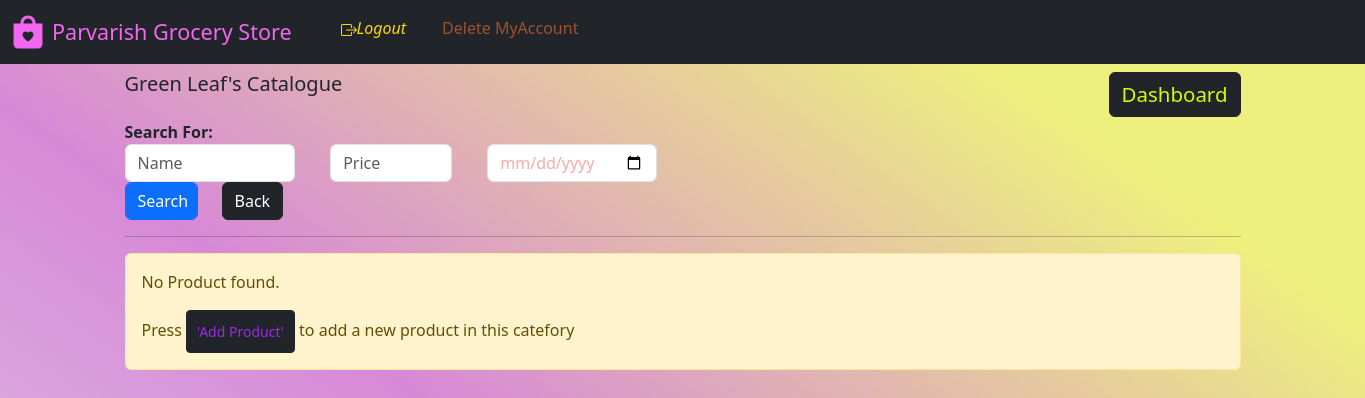
Before: /manager_dash/category_catalog/1 (signed in) with the older database file.
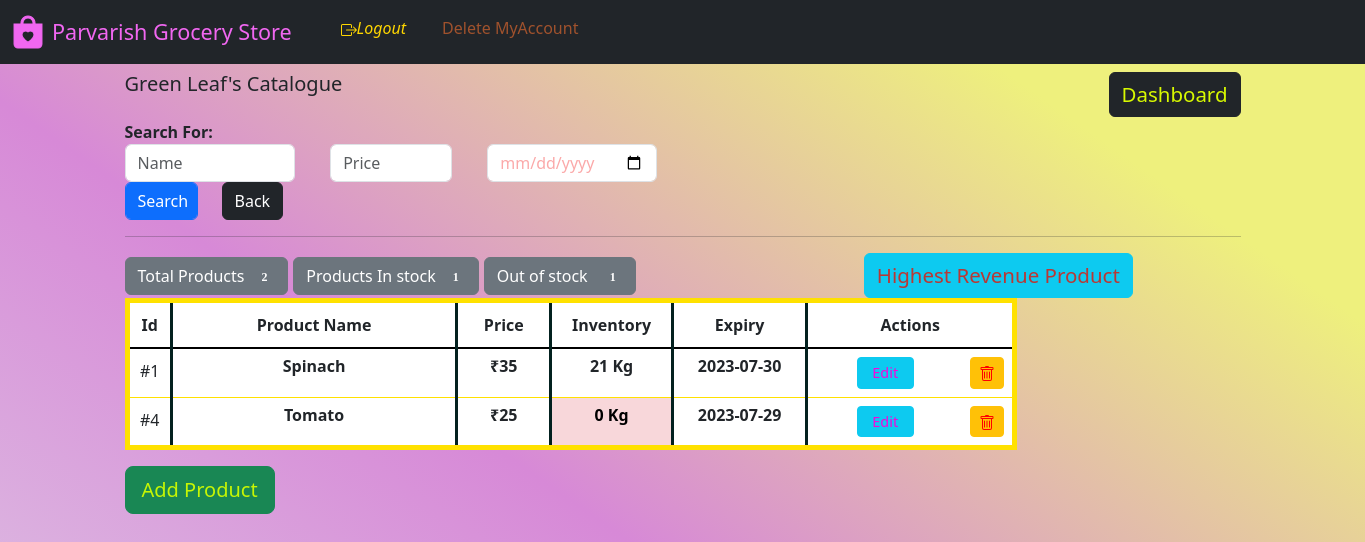
After: the same page with the newer database file.
### website/model.py (models this page shows)
class Category(db.Model):
    category_Name = db.Column(db.String(), nullable=False, unique=True)
    category_Id = db.Column(db.Integer(), primary_key=True)
    description = db.Column(db.String())
    managedBy_Id = db.Column(db.Integer(), db.ForeignKey('store.id'))
    catalog = db.relationship('Product', backref='parent')

class Product(db.Model):
    product_id = db.Column(db.Integer(), primary_key=True)
    product_Name = db.Column(db.String(), nullable=False)
    metric_Unit = db.Column(db.String(), nullable=False)
    rate = db.Column(db.Integer(), nullable=False)
    rate_perUnit = db.Column(db.String(), nullable=False)
    stock = db.Column(db.Integer(), nullable=False)
    expiredBy = db.Column(db.String(), nullable=False)
    category_Id = db.Column(db.String(), db.ForeignKey('category.category_Id'))

### website/views.py (the view, shortened to what this page needs)
@login_required
@Views.route('/manager_dash/category_catalog/<int:id>', methods=["GET", "POST"])
def Category_catalog(id):
    manager_id = session['id']
    manager = Store.query.get(manager_id)
    category = Category.query.get(id)
    products = category.catalog
    produce = Product.query.filter(Product.category_Id == id).all()
    m = 0
    for pro in produce:
        if pro.stock > 0:
            m += 1
    if os.path.isfile('website/static/BestProduct.png'):
        os.remove('website/static/BestProduct.png')
    pd_3(category.category_Name)
    return render_template('category_catalog.html', name=category.category_Name, category_id=category.category_Id, products=products, product_instock=m)

### website/auth.py (called while the page is built)
@App.login_manager.user_loader
def load_customer(id):
    if id is not None:
        return Customer.query.get(int(id))
    return None

### website/templates/category_catalog.html (shortened to what this page needs)
{% extends "base.html" %} {% block title %}Added Products{% endblock %}{% block
logout %}
<span
              id="logout"
              style="display: block inline-block; width: 600px"
            >
              <span style="margin: auto"
                ><i
                  ><a
                    class="nav-item nav-link"
                    style="float: left; color: rgb(255, 215, 0)"
                    href="/logout"
                    style="display: block; width: 10%; margin-left: 0px"
                    >Logout</a
                  ></i
                ></span
              ><span style="margin: auto"
                ><a
                  class="nav-item nav-link"
                  style="
                    float: left;
                    color: rgb(160, 82, 45);
                    width: 60%;
                    margin-left: 20px;
                  "
                  href="/delete_account/{{id}}"
                  onclick="return confirm('Are you sure you want to delete the account?');"
                  >Delete MyAccount</a
                ></span
              ></span
            >
{% endblock %} {% block content %}<section>
<h5>
  <span style="float: left">{{ name }}'s Catalogue </span>
</h5><h6>
  <span style="float: right"
    ><a class="btn btn-dark" style="color: rgb(216, 249, 1); font-size: 1.5vw;text-decoration: none;" href="{{ url_for('views.Dash_manager') }}">Dashboard</a></span
  >
</h6><br></br>
<div class="col-6">
  <div class="col-2" ><strong>Search For: </strong></div>
  <form action="{{ url_for('views.Category_catalog',id=category_id) }}" method="POST" autocomplete="off">
    <div class="row">
      <div class="col-4">
        <input type="text" class="form-control" value="" name="search" id="search" placeholder="Name" />
      </div>
      <div class="col-3" style="margin-left:2%">
        <input type="text" class="form-control" value="" name="search2" placeholder="Price" />
      </div>
      <div class="col-4" style="margin-left:2%">
        <input type="date" style="color:rgb(251, 169, 169);" value=""class="form-control" name="date" id="date" placeholder="Expiry" />
      </div>
      <div class="col-2" align="left">
        <input type="submit" class="form-control btn btn-primary" value="Search"  />
      </div>
      <div class="col-3" align="left"><button type="submit" class="btn btn-dark" formaction="{{ url_for('views.Category_catalog',id=category_id) }}">
        Back </button>
      </div>
    </form>
    </div>
  </div>
<hr /></section>
<section>
{% if products|length == 0 %}
  <div class="alert alert-warning" role="alert">
    <p>No Product found.</p>
    Press
    <a class="btn btn-dark btn-sm"
      href="/manager_dash/category_create/{{ category_id }}"
      class="alert-link"
      style="
        color: rgb(153, 43, 226);
          padding: 10px 10px; text-decoration: none;
      "
      >'Add Product'</a
    >
    to add a new product in this catefory
  </div>
  {% else %}
  <div><span>
  <button type="button" STYLE="font-family:'Verdana',margin-left = 5px;"class="btn btn-secondary">
    Total Products <span STYLE="font-family:'Verdana';margin-left :5px;" class="badge badge-light">{{ products|length }}</span>
  </button></span><span STYLE="margin-left: 5px;"><button type="button" STYLE="font-family:'Verdana',margin-left = 5px;"class="btn btn-secondary">
    Products In stock <span STYLE="font-family:'Verdana';margin-left : 5px;" class="badge badge-light">{{ product_instock }}</span>
  </button></span>
  <span><button type="button" STYLE="font-family:'Verdana',margin-left = 5px;"class="btn btn-secondary">
    Out of stock <span STYLE="font-family:'Verdana';margin-left : 10px" class="badge badge-light">{{ products|length - product_instock }}</span>
  </button></span>
  <button type="button" class="btn btn-info" style="margin-left: 20%;color: rgba(227, 21, 7, 0.809); font-size: 1.5vw;text-decoration: none;" data-toggle="modal" data-target="#exampleModalCenter3">
    Highest Revenue Product
  </button>
  </span></div>
  <table
  class="table table-hover"
    style="
      border: 5px solid rgb(255, 225, 0);
      width: 80%;
    "
  ><thead class="thead-dark">
    <tr align="center" style="border-bottom: 2px solid black">
      <th
        style="
          padding: 10px 10px;
          width: 5%;
          border-right: 3px solid rgb(3, 33, 31);
        "
      >
        Id
      </th>
      <th
        style="
          border-right: 3px solid rgb(3, 33, 31);
          padding: 10px 10px;
          width: 35%;
        "
      >
        Product Name
      </th>
      <th
        style="
          border-right: 3px solid rgb(3, 33, 31);
          padding: 10px 10px;
          width: 11%;
        "
      >
        Price
      </th>
      <th
        style="
          border-right: 3px solid rgb(3, 33, 31);
          padding: 10px 10px;
          width: 14%;
        "
      >
        Inventory
      </th>
      <th
        style="
          border-right: 3px solid rgb(3, 33, 31);
          padding: 10px 10px;
          width: 16%;
        "
      >
        Expiry
      </th>
      <th style=" padding: 10px 10px; width: 35%" colspan="2">
        Actions
      </th>
    </tr></thead>
    {% for variety in products %}
    <tbody>
    <tr align="center" style="width: 100%">
      <td style="padding: 10px; border-right: 3px solid rgb(3, 33, 31)">
        #{{ variety.product_id }}
      </td>
      <td
        style=" padding: 5px; border-right: 3px solid rgb(3, 33, 31)"
      >
        <strong
          >{{ variety.product_Name }}
          </strong
        >
      </td>
      <td
        style=" padding: 5px; border-right: 3px solid rgb(3, 33, 31)"
      >
        <strong
          >&#8377;{{ variety.rate}}
          </strong
        >
      </td>
      {% if variety.stock == 0 %}
      <td class="table-danger"
        style=" padding: 5px; border-right: 3px solid rgb(3, 33, 31)"
      >
        <strong
          >{{ variety.stock }} {{ variety.metric_Unit }}
          </strong
        >
      </td>
      {% else %}
      <td
        style=" padding: 5px; border-right: 3px solid rgb(3, 33, 31)"
      >
        <strong
          >{{ variety.stock }} {{ variety.metric_Unit }}
          </strong
        >
      </td>
      {% endif %}
      <td
      style=" padding: 5px; border-right: 3px solid rgb(3, 33, 31)"
    >
      <strong
        >{{ variety.expiredBy }}
        </strong
      >
    </td>
      <td >
        <a class="btn btn-info btn-sm" style="width:41%;color:rgb(246, 5, 218);font-size: 0.9em"  href="/manager_dash/update_item/{{ variety.product_id }}"
          >Edit</a
        >
      </td>
      <td >
        <a class="btn btn-warning btn-sm"  onclick="return confirm('Are you sure to delete?')" style="width:100%; color: red;text-decoration: none;font-size: 0.9em"  href="/manager_dash/delete_product/{{ variety.product_id }}"></a>
      </td>
    </tr></tbody>
    {% endfor %}
  </table>
  <strong><a align=center class="btn btn-success btn-lg" style="color:rgb(198, 246, 4)" href="/manager_dash/category_create/{{ category_id }}" style="text-decoration: none;"
    >Add Product</a
  ></strong>
  <br></br>
  {% endif %}
</div></section>
{% endblock %}

### website/templates/base.html (shortened to what this page needs)
<!DOCTYPE html>
<html lang="en">
  <head>
    <link
      href="https://cdn.jsdelivr.net/npm/bootstrap@5.3.0/dist/css/bootstrap.min.css"
      rel="stylesheet"
    />
    <link
      rel="stylesheet"
      href="https://cdn.jsdelivr.net/npm/bootstrap-icons@1.10.5/font/bootstrap-icons.css"
    />
  </head>
  <body>
    <nav class="navbar navbar-expand-lg navbar-dark bg-dark">
      <div class="container-fluid">
        <div class="collapse navbar-collapse" id="navbar">
          <div class="navbar-nav">
            <a href="{{ url_for('views.Store_front') }}">
              <i
                class="bi bi-bag-heart-fill"
                style="
                  font-size: 2rem;
                  -webkit-text-stroke-width: 1px;
                  color: rgb(241, 103, 241);
                  width: 10%;
                "
              ></i>
            </a>
            <a
              href="{{ url_for('views.Store_front') }}"
              class="nav-item nav-link"
              style="
                color: rgb(241, 103, 241);
                font-size: 1.35em;
                text-decoration: none;
                display: block;
                width: 25%;
                margin-left: 0px;
              "
              >Parvarish Grocery Store</a
            ><span
              id="logout"
              style="display: block inline-block; width: 600px"
            >
              {% block logout %}{% endblock %}</span
            ><span
              id="logout"
              style="display: block inline-block; width: 600px"
            >
              {% block cart %}{% endblock %}</span
            >
          </div>
        </div>
      </div>
    </nav>
    <div class="container" id="content">{% block content %}{% endblock %}</div>
  </body>
</html>

### website/templates/base.html (style rules this page uses)
.navbar { margin-bottom: 0; border-radius: 0; }
html { scroll-behavior: smooth; }
body { height: 1200px; background: linear-gradient( 35deg, #e2ecec 0%, #d789d7 51%, #eef07d 85% ); }

Changed rows visible on the page:
added Product: product_id "1", product_Name "Spinach", rate "35", stock "21", metric_Unit "Kg", expiredBy "2023-07-30"
added Product: product_id "4", product_Name "Tomato", rate "25", stock "0", metric_Unit "Kg", expiredBy "2023-07-29"
Other visible differences:
{{ products|length }}: (not shown) → "2"
{{ product_instock }}: (not shown) → "1"
{{ products|length - product_instock }}: (not shown) → "1"
text no longer shown: "No Product found. Press 'Add Product' to add a new product in this catefory"
text now shown: "Total Products Products In stock Out of stock Highest Revenue Product Id Product Name Price Inventory Expiry Actions Add Product"
